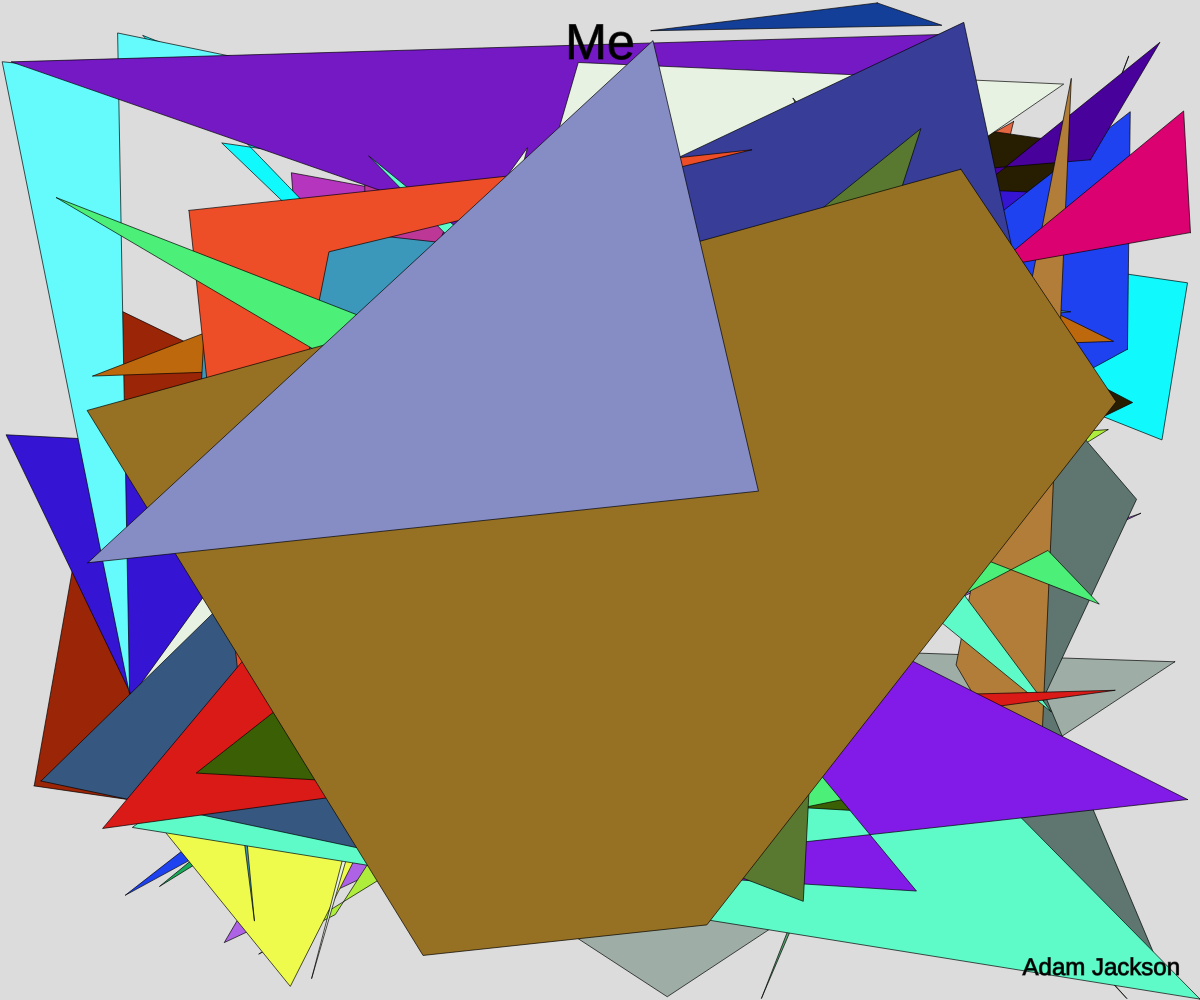
Frame 1 (no input)
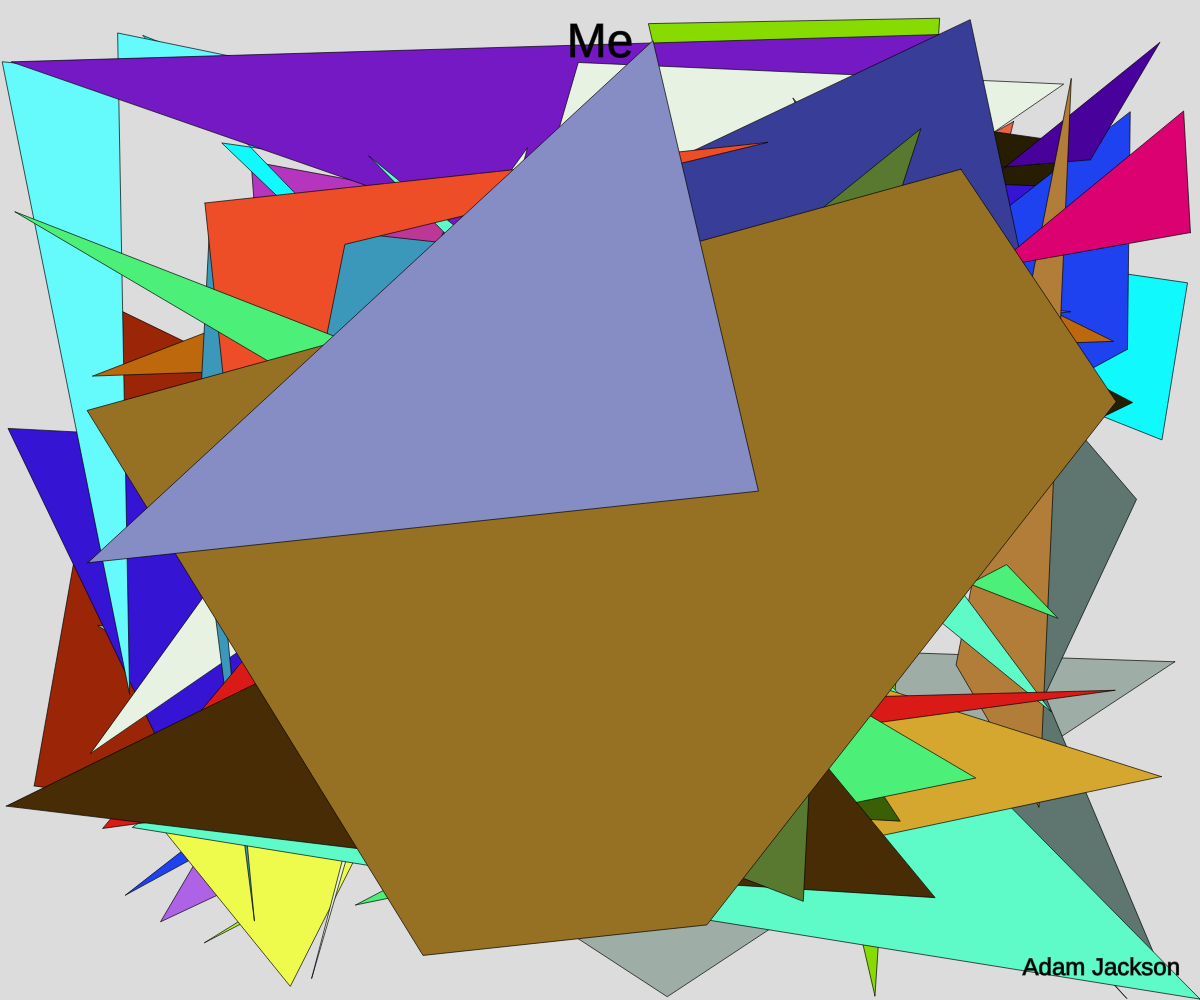
Frame 60 (no input)
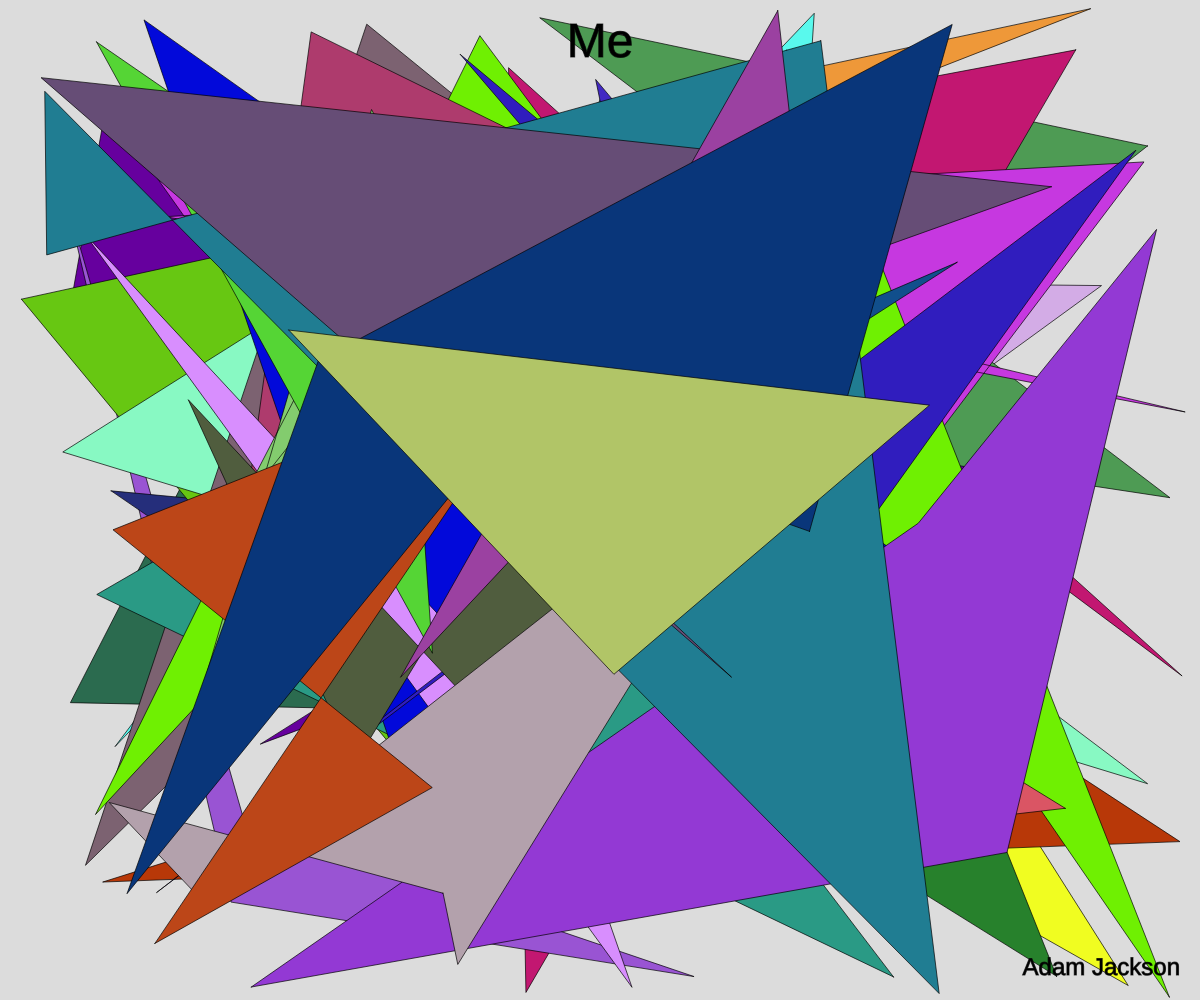
Frame 120 (the mouse pressed at the canvas centre since frame 60)

The p5.js sketch that drew these frames (run headless with seeded random() and noise() and a simulated clock; from frame 60 on, the mouse is pressed at the canvas centre):

// p5.js sketch
// ── sketch.js
let shards = [];

//Title animation variables
var titleSize = 48; 
var titleSizeDirection = 2; 
var titleCount = 0;

function setup() {
  createCanvas(windowWidth, windowHeight);
  noStroke();
  makeShards();
}

function draw() {
  background(220);

  // Draw & update all shards first so they appear in background
  for (let s of shards) {
    s.update();
    s.display();
  }
  
  // Title animation
  titleSize += titleSizeDirection;
  titleCount++;
  if (titleCount > 5) {
      titleSizeDirection *= -1; 
      titleCount = 0; 
  }

  // Title
  fill(0);
  textAlign(CENTER, TOP);
  textSize(titleSize); // Title animation
  text("Me", width / 2, 20);

  // Signature
  textAlign(RIGHT, BOTTOM);
  textSize(24);
  text("Adam Jackson", width - 20, height - 20);
}

 // Create "shards" initially
function makeShards() {
  shards = [];
  for (let i = 0; i < 40; i++) {
    shards.push(new Shard());
  }
}

 // Re-draw "shards"
function mousePressed() {
  makeShards();
}
function windowResized() {
  resizeCanvas(windowWidth, windowHeight);
  makeShards();
}

  // Define "shards"
class Shard {
  constructor() {
    this.color = color(random(255), random(255), random(255));
    this.points = [];
    this.numPoints = int(random(3, 6));
    for (let i = 0; i < this.numPoints; i++) {
      this.points.push(createVector(random(width), random(height)));
    }

    // "shard" motion with 2D vectors
    this.moving = random() < 0.3;
    this.speed = p5.Vector.random2D().mult(random(0.1, 2));
    this.offset = random(TWO_PI);
  }

   // Smoother slower "shard" motion
  update() {
    let wrapped = false; // No color change
    if (this.moving) {
      let dx = sin(frameCount * 0.01 + this.offset) * this.speed.x;
      let dy = cos(frameCount * 0.01 + this.offset) * this.speed.y;

      for (let p of this.points) {
        let newX = p.x + dx;
        let newY = p.y + dy;
        if (newX < 0 || newX > width || newY < 0 || newY > height) {
          wrapped = true
        }
        p.x = (newX + width) % width;
        p.y = (newY + height) % height;
      }
      if (wrapped) {
        this.color = color(random(255), random(255), random(255)); // Color change
      }
    }
  }

  //"Shards" cont.
  display() {
    fill(this.color);
    stroke(0, 175);
    strokeWeight(1);
    beginShape();
    for (let p of this.points) {
      vertex(p.x, p.y);
    }
    endShape(CLOSE);
  }
}
